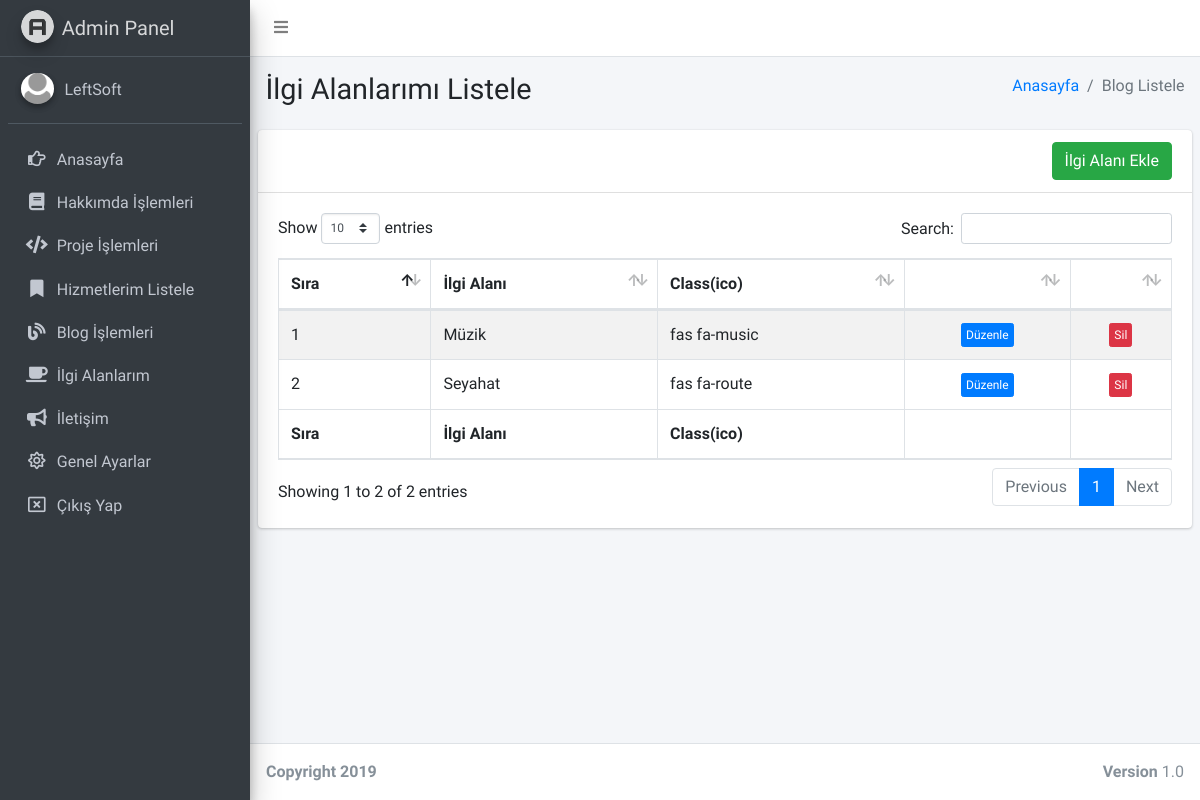
/admin/sayfalar/ilgi-listele.php (signed in), run on the app's committed database.
### tables this page shows
CREATE TABLE `kullanici` (
  `kullanici_id` int(11) NOT NULL,
  `kullanici_mail` varchar(100) NOT NULL,
  `kullanici_password` varchar(50) NOT NULL,
  `kullanici_ad` varchar(50) NOT NULL
);

CREATE TABLE `ilgi` (
  `ilgi_id` int(11) NOT NULL,
  `ilgi_ad` text NOT NULL,
  `ilgi_fa` text NOT NULL
);

### admin/sayfalar/ilgi-listele.php (the view, shortened to what this page needs)
<?php
include 'header.php';
$hakkimdasor=$db->prepare("SELECT * FROM ilgi order by ilgi_id");
$hakkimdasor->execute();
?>
  <div class="content-wrapper">
    <section class="content-header">
      <div class="container-fluid">
        <div class="row mb-2">
          <div class="col-sm-6">
            <h1>İlgi Alanlarımı Listele</h1>
          </div>
          <div class="col-sm-6">
            <ol class="breadcrumb float-sm-right">
              <li class="breadcrumb-item"><a href="#">Anasayfa</a></li>
              <li class="breadcrumb-item active">Blog Listele</li>
            </ol>
          </div>
        </div>
      </div>
    </section>
    <section class="content">
      <div class="row">
        <div class="col-12">
          <div class="card">
              <div class="card-header" align="right">
              <a href="ilgi-ekle.php"><button class="btn btn-success">İlgi Alanı Ekle</button></a>
            </div>
            <div class="card-body">
              <table id="example1" class="table table-bordered table-striped">
                <thead>
                <tr>
                   <th>Sıra</th>
                  <th>İlgi Alanı</th>
                  <th>Class(ico)</th>
                  <th></th>
               <th></th>
                </tr>
                </thead>
                <tbody>
                  <?php
                $say=0;
                while($hakkimdacek=$hakkimdasor->fetch(PDO::FETCH_ASSOC)) { $say++?>
                <tr>
                  <td><?php echo $say ?></td>
                  <td><?php echo $hakkimdacek['ilgi_ad']; ?></td>
                  <td><?php echo $hakkimdacek['ilgi_fa']; ?></td>
                   <td><center><a href="ilgi-duzenle.php?ilgi_id=<?php echo $hakkimdacek['ilgi_id']; ?>"><button class="btn btn-primary btn-xs">Düzenle</button></a></center></td>
                   <td><center><a href="../ayar/islem.php?ilgi_id=<?php echo $hakkimdacek['ilgi_id']; ?>&ilgisil=ok"><button class="btn btn-danger btn-xs">Sil</button></a></center></td>
                </tr>
                 <?php  }
          ?>
                </tbody>
                <tfoot>
                <tr>
                    <th>Sıra</th>
                  <th>İlgi Alanı</th>
                  <th>Class(ico)</th>
                  <th></th>
                 <th></th>
                </tr>
                </tfoot>
              </table>
            </div>
          </div>
        </div>
      </div>
    </section>
  </div>
  <footer class="main-footer">
    <div class="float-right d-none d-sm-block">
      <b>Version</b> 1.0
    </div>
    <strong>Copyright 2019</strong>
  </footer>
</div>
</body>
</html>

### admin/sayfalar/header.php (shortened to what this page needs)
<?php
include '../../baglan.php';
$kullanicisor=$db->prepare("SELECT * FROM kullanici where kullanici_mail=:mail");
$kullanicisor->execute(array(
  'mail' => $_SESSION['kullanici_mail']
  ));
$kullanicicek=$kullanicisor->fetch(PDO::FETCH_ASSOC);
?>
<!DOCTYPE html>
<html>
<head>
  <link rel="stylesheet" href="https://code.ionicframework.com/ionicons/2.0.1/css/ionicons.min.css">
  <link rel="stylesheet" href="../plugins/fontawesome-free/css/all.min.css">
  <link rel="stylesheet" href="https://code.ionicframework.com/ionicons/2.0.1/css/ionicons.min.css">
  <link rel="stylesheet" href="../plugins/tempusdominus-bootstrap-4/css/tempusdominus-bootstrap-4.min.css">
  <link rel="stylesheet" href="../plugins/icheck-bootstrap/icheck-bootstrap.min.css">
  <link rel="stylesheet" href="../plugins/jqvmap/jqvmap.min.css">
  <link rel="stylesheet" href="../dist/css/adminlte.min.css">
  <link rel="stylesheet" href="../plugins/overlayScrollbars/css/OverlayScrollbars.min.css">
  <link rel="stylesheet" href="../plugins/daterangepicker/daterangepicker.css">
  <link rel="stylesheet" href="../plugins/summernote/summernote-bs4.css">
  <link rel="stylesheet" href="../plugins/datatables-bs4/css/dataTables.bootstrap4.css">
</head>
<body class="hold-transition sidebar-mini layout-fixed">
<div class="wrapper">
  <nav class="main-header navbar navbar-expand navbar-white navbar-light">
    <ul class="navbar-nav">
      <li class="nav-item">
        <a class="nav-link" data-widget="pushmenu" href="#"><i class="fas fa-bars"></i></a>
      </li>
    </ul>
  </nav>
  <aside class="main-sidebar sidebar-dark-primary elevation-4">
    <a href="index.php" class="brand-link">
      <img src="../dist/img/AdminLTELogo.png" alt="AdminLTE Logo" class="brand-image img-circle elevation-3"
           style="opacity: .8">
      <span class="brand-text font-weight-light">Admin Panel</span>
    </a>
    <div class="sidebar">
      <div class="user-panel mt-3 pb-3 mb-3 d-flex">
        <div class="image">
          <img src="../dist/img/user2-160x160.png" class="img-circle elevation-2" alt="User Image">
        </div>
        <div class="info">
          <a href="#" class="d-block"><?php echo $kullanicicek['kullanici_ad']; ?></a>
        </div>
      </div>
      <nav class="mt-2">
        <ul class="nav nav-pills nav-sidebar flex-column" data-widget="treeview" role="menu" data-accordion="false">
               <li class="nav-item">
            <a href="index.php" class="nav-link">
              <i class="nav-icon far fa-hand-point-right"></i>
              <p>
                Anasayfa
              </p>
            </a>
          </li>
         <li class="nav-item">
            <a href="hakkimda-listele.php" class="nav-link">
              <i class="nav-icon fas fa-book"></i>
              <p>
                Hakkımda İşlemleri
              </p>
            </a>
          </li>
          <li class="nav-item">
            <a href="proje-listele.php" class="nav-link">
              <i class="nav-icon fas fa-code"></i>
              <p>
                Proje İşlemleri
              </p>
            </a>
          </li>
          <li class="nav-item">
            <a href="hizmet-listele.php" class="nav-link">
              <i class="nav-icon  fas fa-bookmark"></i>
              <p>
                Hizmetlerim Listele
              </p>
            </a>
          </li>
           <li class="nav-item">
            <a href="blog-listele.php" class="nav-link">
              <i class="nav-icon fas fa-blog"></i>
              <p>
                Blog İşlemleri
              </p>
            </a>
          </li>
          <li class="nav-item">
            <a href="ilgi-listele.php" class="nav-link">
              <i class="nav-icon fas fa-coffee"></i>
              <p>
                İlgi Alanlarım
              </p>
            </a>
          </li>
          <li class="nav-item">
            <a href="iletisim-listele.php" class="nav-link">
              <i class="nav-icon fas fa-bullhorn"></i>
              <p>
                İletişim
              </p>
            </a>
          </li>
          <li class="nav-item">
            <a href="genel-ayar.php" class="nav-link">
              <i class="nav-icon far fa-sun"></i>
              <p>
                Genel Ayarlar
              </p>
            </a>
          </li>
     <li class="nav-item">
            <a href="logout.php" class="nav-link">
              <i class="nav-icon far fa-window-close"></i>
              <p>
                Çıkış Yap
              </p>
            </a>
          </li>
        </ul>
      </nav>
    </div>
  </aside>

### data on the page
kullanici: kullanici_ad "LeftSoft"
ilgi: ilgi_ad "Müzik", ilgi_fa "fas fa-music"
ilgi: ilgi_ad "Seyahat", ilgi_fa "fas fa-route"
